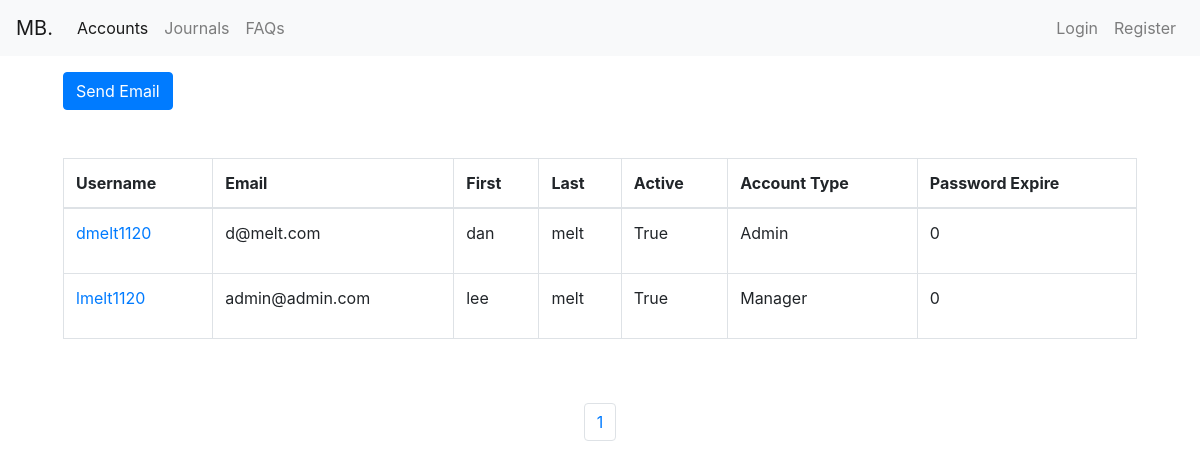
Before: /userpage/ with the older database file.
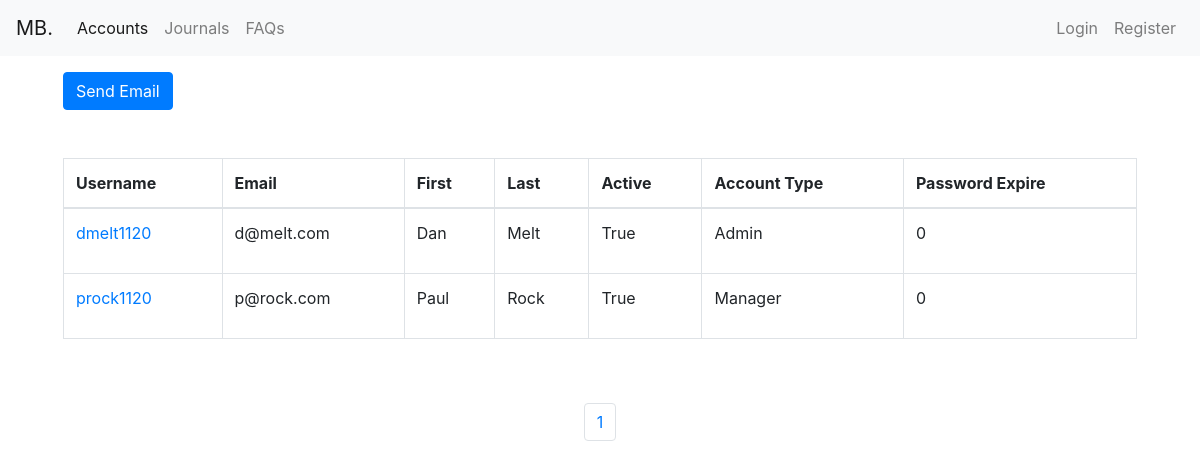
After: the same page with the newer database file.
### register/models.py (models this page shows, shortened)
class User(AbstractBaseUser):
    user_types = (
        (1, "Accountant"),
        (2, "Manager"),
        (3, "Admin"),
    )
    security_questions = (
        (1, "Whats is your mother maiden name?"),
        (2, "What is your favorite color?"),
        (3, "What is your biggest fear?"),
    )
    email = models.EmailField(
        verbose_name='email address',
        max_length=255,
        unique=True,
    )
    first_name = models.CharField(max_length=255)
    last_name = models.CharField(max_length=255)
    username = models.CharField(max_length=255)
    active = models.BooleanField(default=False)
    staff = models.BooleanField(default=False)
    admin = models.BooleanField(default=False)
    date_joined = models.DateField(auto_now_add=True)
    password_expiration = models.IntegerField(default=0)
    user_type = models.IntegerField(choices=user_types, default=1)
    date_of_birth = models.DateField(null=True)
    security_question = models.IntegerField(
        choices=security_questions, null=True)
    security_answer = models.CharField(max_length=100, null=True)
    deactive_time_start = models.DateField(null=True, blank=True)
    deactive_time_end = models.DateField(null=True, blank=True)
    address = models.CharField(max_length=150, blank=True)
    zip_code = models.CharField(max_length=12, blank=True)
    city = models.CharField(max_length=50, blank=True)
    state = models.CharField(max_length=50, blank=True)
    USERNAME_FIELD = 'email'
    REQUIRED_FIELDS = ['first_name', 'last_name',
                       'date_of_birth', 'security_question',
                       'security_answer', 'user_type']
    objects = UserManager()
    class Meta:
        ordering = ['-date_joined']
    def __str__(self):
        return self.email

### register/views.py (the view, shortened to what this page needs)
# urls.py: path('userpage/', views.UserProfileView.as_view(), name='userprofiles'),
class UserProfileView(ListView, FormView):
    model = User
    paginate_by = 25
    template_name = "register/userprofiles.html"
    form_class = SendEmailForm
    success_url = reverse_lazy('userprofiles')

### register/templates/register/userprofiles.html (shortened to what this page needs)
{% extends "accounting/base.html"%}
{% load widget_tweaks %}
{% block content %}
<div class="container-fluid ">
    <a href="#user" class="btn btn-primary ml-5 mt-3" rel="jqmodal:open">Send
        Email</a>
    <div class="p-5">
        <table class="table table-hover table-bordered">
            <thead>
                <tr>
                    <th scope="col">Username</th>
                    <th scope="col">Email</th>
                    <th scope="col">First</th>
                    <th scope="col">Last</th>
                    <th scope="col">Active</th>
                    <th scope="col">Account Type</th>
                    <th scope="col">Password Expire</th>
                </tr>
            </thead>
            <tbody>
                {% for user in page_obj %}
                <tr>
                    <td><a href="{% url 'userprofilesupdate' user.id %}">{{user.username}}</a></td>
                    <td>{{user.email}}</td>
                    <td>{{user.first_name}}</td>
                    <td>{{user.last_name}}</td>
                    <td>{{user.active}}</td>
                    <td>
                        {% if user.user_type == 1 %}
                        <p>Accountant</p>
                        {% elif user.user_type == 2 %}
                        <p>Manager</p>
                        {% else %}
                        <p>Admin</p>
                        {% endif %}
                    </td>
                    <td>
                        {{user.password_expiration}}
                    </td>
                </tr>
                {% endfor %}
            </tbody>
        </table>
    </div>
    <ul class="pagination justify-content-center">
        {% for page in paginator.page_range %}
        <li class="page-item {% if page == current_page.number %}active{% endif %}">
            <a class="page-link" href="?page={{ page }}">{{ page }}</a>
        </li>
        {% endfor %}
    </ul>
</div>
{% endblock %}

### accounting/templates/accounting/base.html (shortened to what this page needs)
<!DOCTYPE html>
<html lang="en">
{% load static %}
<head>
    <link rel="stylesheet" href="https://maxcdn.bootstrapcdn.com/bootstrap/4.0.0/css/bootstrap.min.css"
>
    <link rel="stylesheet" href="//code.jquery.com/ui/1.12.1/themes/smoothness/jquery-ui.css">
    <link rel="stylesheet" href="{% static 'css/jquery.modal.min.css' %}">
</head>
<body>
    {% include "accounting/navbar.html" %}
    {% block content %}
    {% endblock %}
</body>
</html>

### accounting/templates/accounting/navbar.html (shortened to what this page needs)
<nav class="navbar navbar-expand-lg navbar-light bg-light">
    <a class="navbar-brand" href="{% url 'home' %}">MB.</a>
    {% if user.user_type == 3 %}
    <div class="collapse navbar-collapse" id="navbarNavDropdown">
        <ul class="navbar-nav mr-auto">
            <li class="nav-item active">
                <a class="nav-link" href="{% url 'accounthome' %}">Accounts<span class="sr-only">(current)</span></a>
            </li>
            <li class="nav-item">
                <a class="nav-link" href="{% url 'journal' %}">Journals</a>
            </li>
            <li class="nav-item dropdown">
                <a class="nav-link dropdown-toggle" href="#" id="navbarDropdownMenuLink" data-toggle="dropdown"
                    aria-haspopup="true" aria-expanded="false">
                    Reports
                </a>
                <div class="dropdown-menu" aria-labelledby="navbarDropdownMenuLink">
                    <a class="dropdown-item" href="#">Balance Sheet</a>
                    <a class="dropdown-item" href="#">Income Sheet</a>
                    <a class="dropdown-item" href="#">Trail Balance</a>
                    <a class="dropdown-item" href="{% url 'eventlog' %}">Event Log</a>
                    <a class="dropdown-item" href="{% url 'userprofiles' %}">Users</a>
                </div>
            </li>
            <li class="nav-item">
                <a class="nav-link" href="{% url 'faqs' %}">FAQs</a>
            </li>
        </ul>
        <ul class="navbar-nav">
            <li class="nav-item">
                <img src="https://ui-avatars.com/api/?name=John+Doe" alt="Avatar" class="avatar">
            </li>
            <li class="nav-item">
                <a class="nav-link" href="#">{{user.username}}</a>
            </li>
            <li class="nav-item">
                <a class="nav-link" href="{% url 'logout' %}">Logout</a>
            </li>
        </ul>
                {% else %}
                <div class="collapse navbar-collapse" id="navbarNavDropdown">
                    <ul class="navbar-nav mr-auto">
                        <li class="nav-item active">
                            <a class="nav-link" href="{% url 'login' %}">Accounts</a>
                        </li>
                        <li class="nav-item">
                            <a class="nav-link" href="{% url 'login' %}">Journals</a>
                        </li>
                        <li class="nav-item">
                            <a class="nav-link" href="{% url 'faqs' %}">FAQs</a>
                        </li>
                    </ul>
                    <ul class="navbar-nav">
                        <li class="nav-item">
                            <a class="nav-link" href="{% url 'login' %}">Login</a>
                        </li>
                        <li class="nav-item">
                            <a class="nav-link" href="{% url 'signup' %}">Register</a>
                        </li>
                    </ul>
                    {% endif %}
                </div>
</nav>

Changed rows visible on the page:
removed User: username "lmelt1120", email "admin@admin.com", first_name "lee", last_name "melt", active "True", user_type "Manager", password_expiration "0"
changed User "dmelt1120": first_name "dan" → "Dan"; last_name "melt" → "Melt"
added User: username "prock1120", email "p@rock.com", first_name "Paul", last_name "Rock", active "True", user_type "Manager", password_expiration "0"
